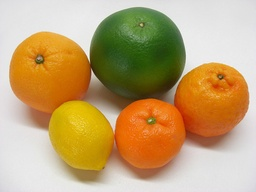
//> input picture Region growing/fruits.jpg, 256 x 192 px, shrunk from 1280 x 960 before the run
$ ./rg fruits.jpg 2   (built with g++ and OpenCV 4)
//> lines starting //> are read from the running program, lines starting //| are printed output that depends on the picture
#include <iostream>
#include <opencv2/opencv.hpp>
#include <time.h>

using namespace std;
using namespace cv;

/*
I decided to declare these variables in a global struct in order not to infer on
the stack size as the algorithm it requires a lot of recursive calls.
*/
struct{
    Mat visited; //matrix that keeps track of the pixels classified in the various regions
    Mat img;      //image matrix
    float tr;
    vector<Vec3b> colors;//matrix containing the mean of all regions
}rg;

void RegionGrowing(int);
void DrawRG();

void DrawRG(){

    /*
    I scroll through the rg.visited matrix which contains for each pixel the value that
    corresponds to its belonging class. I use this value as an index of the vector rg.colors,
    which will contain the average of that class. Finally we assign this value to the output
    matrix, that is rg.img.
    */
    for(int i=0; i<rg.visited.rows;i++)
        for(int j=0; j<rg.visited.cols;j++){
            int index = rg.visited.at<uchar>(i,j);
            Vec3b mean = rg.colors[index-1];
            rg.img.at<Vec3b>(i,j)=mean;
        }

    String nameWinRG = "Image after Region Growing";
    namedWindow(nameWinRG,0);
    imshow(nameWinRG,rg.img);
    waitKey(0);
}


void RegionGrowing(int ID){

    srand (time(NULL));
    Point p;

    do{
    int NonVisited=0;

    /*
    The next double-for is to find the seed:
    That is, it scrolls the rg.visited matrix that keeps track of the pixels considered.
    Whenever it finds a pixel not yet considered, that is, whose value is equal to 0,
    it inserts its coordinates in the vector tmp.
    */
    vector<Point> tmp;
    for(int i=0; i<rg.visited.rows; i++)
            for(int j=0; j<rg.visited.cols; j++){
                if(rg.visited.at<uchar>(i,j)==0){
                    Point p;
                    p.y=i;
                    p.x=j;
                    tmp.push_back(p);
                }
            }

    NonVisited = tmp.size();
    /*
    BASIC CASE OF THE APPEAL:
    If there are no more pixels to consider, i.e. in the rg matrix visited there
    is not even a pixel equal to 0, then it means that all the pixels of the image
    have been classified.
    */
    if(NonVisited==0) break;

    /*
    If there is at least one pixel not yet considered,
    then we randomly take one that will become the new seed.
    */
    NonVisited = rand() % NonVisited;
    p = tmp[NonVisited]; //at this time p contains the coordinates of the new seed

    /*
    This queue is a usage data structure, which we will need to keep track of the region's growth arrest condition.
    */
    queue<Point> region_points;
    /*
    The variables sum and n keep track of the sum of the pixel values in the region
    and the number of pixels in the region, respectively, as they grow.
    They are variables of use for the calculation of the average.
    */
    Vec3f sum;
    int n;
    //Initialization sum to the value of the seed and n = 1
    sum = rg.img.at<Vec3b>(p.y,p.x);
    n=1;

    rg.visited.at<uchar>(p.y,p.x)=ID; //I trace the pixel seed considered.

        do{
             //for each pixel I consider an 8-connected kernel
             for(int i=-1; i<2; i++)
                for(int j=-1; j<2; j++){

                    //padding control
                    if(p.y+i <0 || p.y+i>rg.img.rows-1 || p.x+j<0 || p.y+j>rg.img.cols-1)
                            continue;

                    //if the pixel in question has not yet been classified to any image class
                    if(rg.visited.at<uchar>(p.y+i,p.x+j)==0){

                        //I calculate the rgb average of the region
                        Vec3f mean = sum;
                        for(int i=0;i<3;i++) mean[i]=mean[i]/n;

                        //I calculate the Euclidean distance between the considered pixel and the region average
                        float dist[3];
                        for(int i=0;i<3;i++) dist[i] = rg.img.at<Vec3b>(p.y+i,p.x+j)[i] - mean[i];

                        float val = sqrt(pow(dist[0],2)+pow(dist[1],2)+pow(dist[2],2));

                        /*
                        If the value of this pixel is part of the range [average-rg.trmin, average + rg.trmax],
                        then it is part of the ID-th class of the image.
                        */
                        if(val < rg.tr){

                            rg.visited.at<uchar>(p.y+i,p.x+j)=ID;

                            //I update the variables of use of the mean
                            for(int i=0;i<3;i++) sum[i]+= rg.img.at<Vec3b>(p.y+i,p.x+j)[i];
                            n++;

                            Point in;
                            in.y=p.y+i;
                            in.x=p.x+j;
                            /*
                            I enter the coordinates of the newly assigned pixel in the region_points queue.
                            In this way, we are able to consider the pixels in its surroundings as well.
                            */
                            region_points.push(in);
                        }

                    }

                }
            /*
            If the queue is not empty, it means that there are still pixels to consider to try
            to grow the region. Otherwise, if the queue is empty, it means it cannot expand and
            exits the while loop.
            */
            if(!region_points.empty()){
                p = region_points.front();//the new pixel to be considered will be the first element of the queue
                region_points.pop();
            }

        }while(!region_points.empty());


        /*
        I insert the rgb average of the newly created class in a vector. It will be used for image output.
        */

        Vec3b col;
        for(int i=0; i<3; i++) col[i] = int(sum[i]/n);
        rg.colors.push_back(col);
        ID++;

     }while(1);
}

int main(int argc, char **argv){

    /*
    argv[1] -> input image
    argv[2] -> threshold RG
    */

    rg.img = imread(argv[1]);
    rg.tr = atof(argv[2]);

    /*
    In this type of algorithm, compared to edge detectors, we can use a Gaussian filter
    of greater power, as it is useful for equidistributing the pixel values.
    */
    GaussianBlur(rg.img,rg.img, Size(11,11),1,1);

    String nameWin = "Image after gaussian filter";
    namedWindow(nameWin,0);
    imshow(nameWin,rg.img);
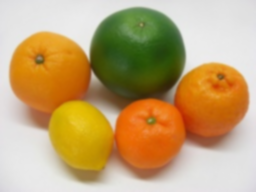
//> window 'Image after gaussian filter': 192 rows x 256 cols, CV_8UC3; mean B, G, R 115.3, 163.5, 192.2

    waitKey(0);

    Mat tmp = Mat(rg.img.rows,rg.img.cols,CV_16U,Scalar(0));
    rg.visited = tmp.clone();//initialize the matrix of the visited registers to 0

    RegionGrowing(1);//I start recursive calls.
    DrawRG();
//> in DrawRG, `imshow(nameWinRG,rg.img);`:
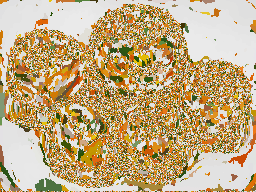
//> window 'Image after Region Growing': 192 rows x 256 cols, CV_8UC3; mean B, G, R 129.7, 171.5, 194.9

    return 0;
}
